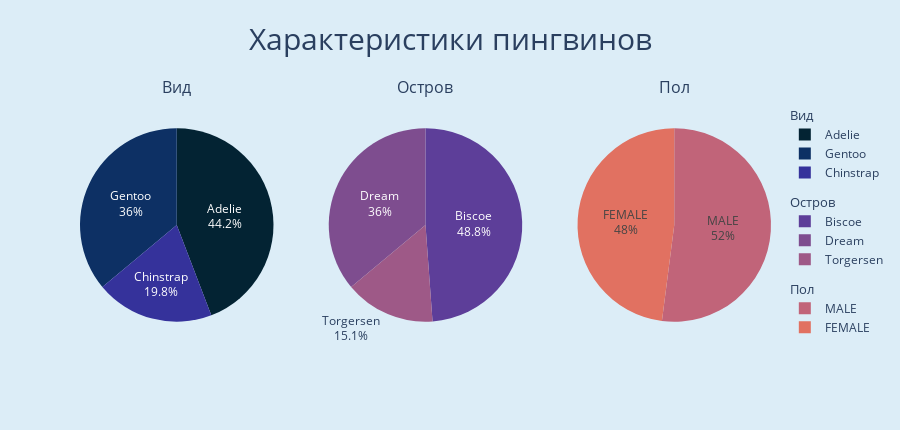

Notebook source saved alongside this figure:
### Markdown cell above
Есть 152 пингвина Адели, 124 Субантарктический пингвин и 68 Антарктических пингвинов.

### Code cell
palette = cycle(px.colors.sequential.thermal)

fig = sp.make_subplots(
    rows=1, 
    cols=3,
    horizontal_spacing=0.08,
    subplot_titles=[
        "Вид",
        "Остров",
        "Пол"],
        specs=[[{"type": "pie"}, {"type": "pie"}, {"type": "pie"}]],
        vertical_spacing = 0.1
)

species_counts = penguin.species.value_counts()

species_p = go.Pie(
    labels=species_counts.index,
    values=species_counts,
    name="Виды",
    textinfo='percent+label',
    hoverinfo="label+value+percent",
    marker_colors=[next(palette) for i in range(len(species_counts))],
    legendgroup="Вид",
    legendgrouptitle_text="Вид",
)

island_counts = penguin.island.value_counts()

island = go.Pie(
    labels=island_counts.index,
    values=island_counts,
    name="Остров",
    textinfo='percent+label',
    hoverinfo="label+value+percent",
    marker_colors=[next(palette) for i in range(len(island_counts))],
    legendgroup="Остров",
    legendgrouptitle_text="Остров",
)

sex_counts = penguin.sex.value_counts()

sex = go.Pie(
    labels=sex_counts.index,
    values=sex_counts,
    name="Пол",
    textinfo='percent+label',
    hoverinfo="label+value+percent",
    marker_colors=[next(palette) for i in range(len(sex_counts))],
    legendgroup="Пол",
    legendgrouptitle_text="Пол",
)

fig.add_trace(species_p, row=1, col=1)
fig.update_xaxes(title_text="Вид", row=1, col=1)
fig.update_yaxes(title_text="Количество", row=1, col=1)

fig.add_trace(island, row=1, col=2)
fig.update_xaxes(title_text="Остров", row=1, col=2)
fig.update_yaxes(title_text="Количество", row=1, col=2)

fig.add_trace(sex, row=1, col=3)
fig.update_xaxes(title_text="Пол", row=1, col=3)
fig.update_yaxes(title_text="Количество", row=1, col=3)

fig.update_layout(
    template="plotly",
    height=430,
)

fig.update(
    layout_title_text="Характеристики пингвинов",
    layout_title_font_size=30,
    layout_title_x=0.5,
    layout_paper_bgcolor='rgb(220, 237, 247)',
    layout_plot_bgcolor='rgb(220, 237, 247)',
)

fig.show()

### Figure 1 — Plotly figure (JSON) as saved in the notebook; plotly's stock layout.template omitted (floating-point values rounded to 4 significant figures)
{"data": [{"domain": {"x": [0, 0.28], "y": [0, 1]}, "hoverinfo": "label+value+percent", "labels": ["Adelie", "Gentoo", "Chinstrap"], "legendgroup": "Вид", "legendgrouptitle": {"text": "Вид"}, "marker": {"colors": ["rgb(3, 35, 51)", "rgb(13, 48, 100)", "rgb(53, 50, 155)"]}, "name": "Виды", "textinfo": "percent+label", "type": "pie", "values": [152, 124, 68]}, {"domain": {"x": [0.36, 0.64], "y": [0, 1]}, "hoverinfo": "label+value+percent", "labels": ["Biscoe", "Dream", "Torgersen"], "legendgroup": "Остров", "legendgrouptitle": {"text": "Остров"}, "marker": {"colors": ["rgb(93, 62, 153)", "rgb(126, 77, 143)", "rgb(158, 89, 135)"]}, "name": "Остров", "textinfo": "percent+label", "type": "pie", "values": [168, 124, 52]}, {"domain": {"x": [0.72, 1], "y": [0, 1]}, "hoverinfo": "label+value+percent", "labels": ["MALE", "FEMALE"], "legendgroup": "Пол", "legendgrouptitle": {"text": "Пол"}, "marker": {"colors": ["rgb(193, 100, 121)", "rgb(225, 113, 97)"]}, "name": "Пол", "textinfo": "percent+label", "type": "pie", "values": [179, 165]}], "layout": {"annotations": [{"font": {"size": 16}, "showarrow": false, "text": "Вид", "x": 0.14, "xanchor": "center", "xref": "paper", "y": 1, "yanchor": "bottom", "yref": "paper"}, {"font": {"size": 16}, "showarrow": false, "text": "Остров", "x": 0.5, "xanchor": "center", "xref": "paper", "y": 1, "yanchor": "bottom", "yref": "paper"}, {"font": {"size": 16}, "showarrow": false, "text": "Пол", "x": 0.86, "xanchor": "center", "xref": "paper", "y": 1, "yanchor": "bottom", "yref": "paper"}], "height": 430, "paper_bgcolor": "rgb(220, 237, 247)", "plot_bgcolor": "rgb(220, 237, 247)", "title": {"font": {"size": 30}, "text": "Характеристики пингвинов", "x": 0.5}}}
